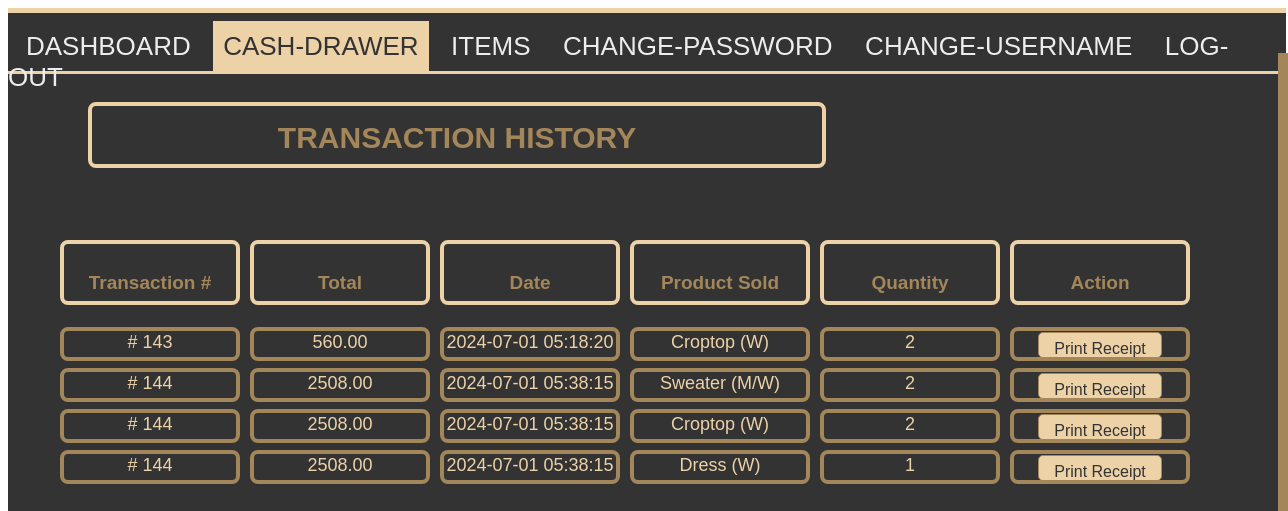
/orders.php, run on the app's committed database.
### tables this page shows
CREATE TABLE `order_items` (
  `id` int(11) NOT NULL,
  `order_id` int(11) NOT NULL,
  `product_id` int(11) NOT NULL,
  `quantity` int(11) NOT NULL,
  `price` decimal(10,2) NOT NULL
);

CREATE TABLE `orders` (
  `id` int(11) NOT NULL,
  `total` decimal(10,2) NOT NULL,
  `created_at` timestamp NOT NULL DEFAULT current_timestamp()
);

CREATE TABLE `products` (
  `id` int(11) NOT NULL,
  `name` varchar(255) NOT NULL,
  `price` decimal(10,2) NOT NULL,
  `stocks` int(11) DEFAULT 0
);

### orders.php (the view, shortened to what this page needs)
<?php
include 'db.php';
?>
<!DOCTYPE html>
<html lang="en">
<head>
</head>
<body>
<div class="top">
    <div class="navbar">
        <br><a href="site.php?page=home" class="active1">DASHBOARD</a>
        <a href="orders.php" class="active2">CASH-DRAWER</a>
        <a href="admin.php" class="active3">ITEMS</a>
        <a href="change_pw.php" class="active4">CHANGE-PASSWORD</a>
        <a href="change_un.php" class="active4">CHANGE-USERNAME</a>
        <a href="logout.php" class="active5">LOG-OUT</a>
    </div>
</div>
<div class="trans">
    <h1>TRANSACTION HISTORY</h1>
    <table>
        <thead>
        <tr>
            <th>Transaction #</th>
            <th>Total</th>
            <th>Date</th>
            <th>Product Sold</th>
            <th>Quantity</th>
            <th>Action</th>
        </tr>
        </thead>
        <tbody>
        <?php
        $stmt = $conn->prepare("SELECT o.id, o.total, o.created_at, oi.product_id, oi.quantity, p.name as product_name
                                       FROM orders o
                                       JOIN order_items oi ON o.id = oi.order_id
                                       JOIN products p ON oi.product_id = p.id");
        $stmt->execute();
        $orders = $stmt->fetchAll(PDO::FETCH_ASSOC);
        foreach ($orders as $order) {
            echo "<tr>";
            echo "<td># {$order['id']}</td>";
            echo "<td>{$order['total']}</td>";
            echo "<td>{$order['created_at']}</td>";
            echo "<td>{$order['product_name']}</td>";
            echo "<td>{$order['quantity']}</td>";
            echo "<td><a class='receipt-button' href='generate_receipt.php?transaction_id={$order['id']}'>Print Receipt</a></td>";
            echo "</tr>";
        }
        ?>
        </tbody>
    </table>
</div>
<div class="sales">
</div>
</body>
</html>

### orders.php (style rules this page uses)
body { font-family: Arial, sans-serif; overflow: hidden; }
.top { z-index: 1; position: fixed; width: 99.2%; }
.navbar { position: relative; justify-content: justify; display: inline-block; width: 100%; height: 58px; background-color: #333333; color: aliceblue; border-top: 5px solid #edd2a8; border-bottom: 3px solid #edd2a8; }
.navbar a { position: inherit; text-decoration: none; color: #ededed; font-family: 'Trebuchet MS', 'Lucida Sans Unicode', 'Lucida Grande', 'Lucida Sans', Arial, sans-serif; font-size: 26px; padding: 10px 10px; padding-top: 10px; margin-left: 8px; }
.navbar .active2 { background-color: #edd2a8; color: #333333; }
.trans { margin-top: 3.4%; position: absolute; width: 1270px; height: 780px; overflow: scroll; background-color: #333333; color: #ededed; padding-bottom: 80px; }
.trans h1 { background-color: transparent; text-align: center; color: #a3865a; border: 4px solid #edd2a8; border-radius: 8px; width: 730px; height: 28px; font-family: sans-serif; margin-top: 50px; margin-left: 80px; margin-bottom: 40px; padding-top: 15px; padding-bottom: 15px; font-size: 30px; }
.trans table { margin-left: 50px; }
.trans th { background-color: transparent; position: inherit; text-align: center; text-decoration: none; display: inline-block; justify-content: justify; color: #a3865a; border: 4px solid #edd2a8; border-radius: 8px; width: 170px; height: 28px; font-family: sans-serif; margin-top: 30px; margin-right: 10px; margin-bottom: 5px; padding-top: 28px; font-size: 19px; }
.trans td { background-color: transparent; position: inherit; text-align: center; text-decoration: none; display: inline-block; justify-content: justify; color: #edd2a8; border: 4px solid #a3865a; border-radius: 8px; width: 170px; height: 5px; font-family: sans-serif; margin-top: 15px; margin-right: 10px; margin-bottom: -10px; padding-bottom: 20px; font-size: 18px; }
.sales { position: fixed; z-index: 1; margin-left: 1270px; margin-top: 3.46%; width: 635px; height: 900px; background-color: #a3865a; }
.receipt-button { background-color: #edd2a8; height: 10px; color: #333333; border: 1px solid #a3865a; padding: 7px 15px; text-align: center; text-decoration: none; display: inline-block; font-size: 16px; margin: 0px 2px; cursor: pointer; border-radius: 5px; }

### data on the page
order_items: order "143", order.total "560.00", order.created_at "2024-07-01 05:18:20", product.name "Croptop (W)", quantity "2"
order_items: order "144", order.total "2508.00", order.created_at "2024-07-01 05:38:15", product.name "Sweater (M/W)", quantity "2"
order_items: order "144", order.total "2508.00", order.created_at "2024-07-01 05:38:15", product.name "Croptop (W)", quantity "2"
order_items: order "144", order.total "2508.00", order.created_at "2024-07-01 05:38:15", product.name "Dress (W)", quantity "1"
